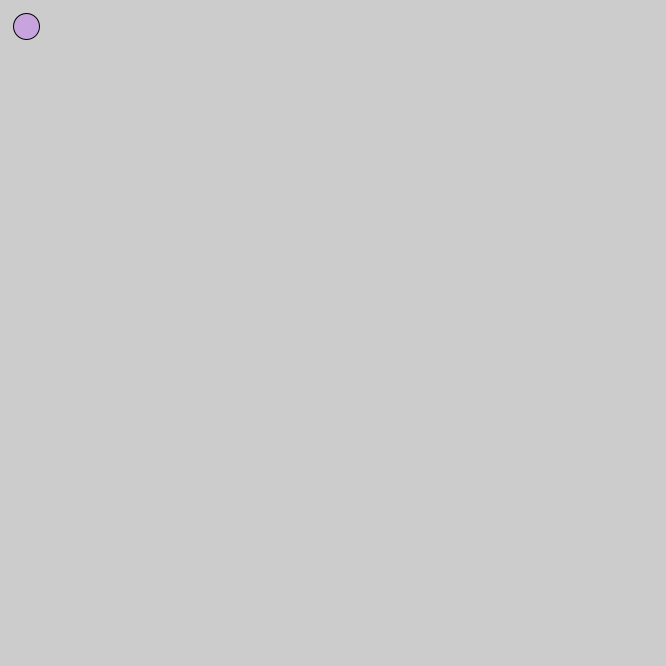
Frame 1 (no input)
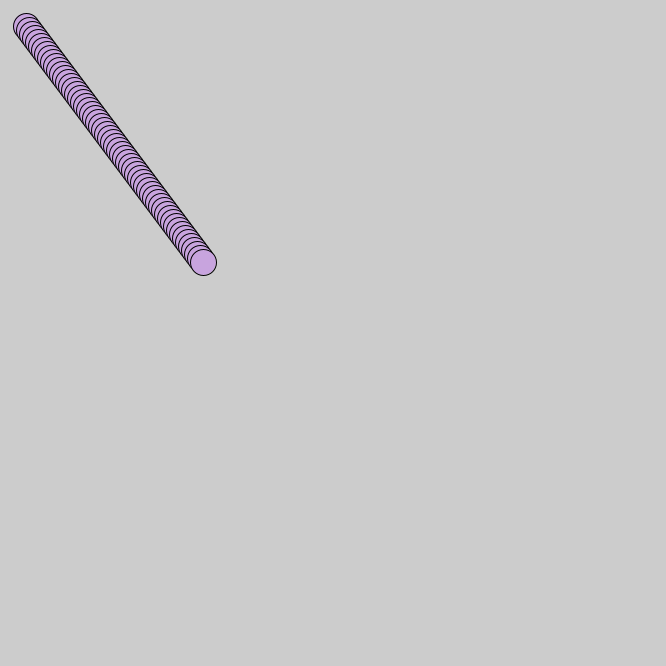
Frame 60 (the mouse pressed at the canvas centre just before this capture)
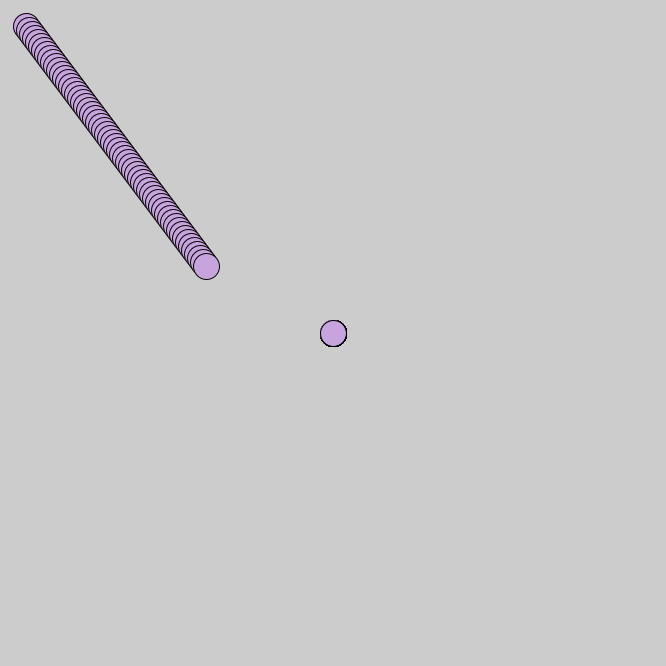
Frame 120 (the mouse held since frame 60 and released just before this capture)

The Processing sketch that drew these frames (run headless with seeded random() and noise(); from frame 60 on, the mouse is pressed at the canvas centre):

// Processing sketch: processing_106416
// ── processing_106416.pde

int x = 26;
int y = 26;
int dx = 3;
int dy = 4;

void setup() { // setup function called initially, only once
    size(666,666);
}
void draw() { // draw function loops
    fill(200,164,222);
    ellipse(x,y,26,26);
    
    if (y>600) {
    dy = -dy;
    }
    if (y<26) {
    dy = -dy;
    }
    y = y+dy;
    
    if (x>600) {
    dx = -dx;
    }
    if (x<26) {
    dx = -dx;
    }
    x = x+dx;
    
    if (mousePressed) {
        x = mouseX;
        y = mouseY;
    }
}
